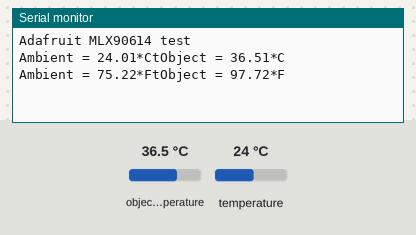
Bench run of a sketch on a simulated Arduino Uno, built with avr-gcc and run on an emulated ATmega328P. Shown: the last lines printed to the serial monitor. Inputs (shaded band) come from the test bench; at power-on: object temperature 36.5 °C, temperature 24 °C.

Above: at 1.2 s.
1.3 s: object temperature set to 20 °C
At 2.7 s:
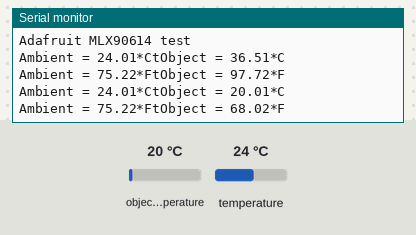
3.6 s: temperature set to 12 °C
At 4.6 s:
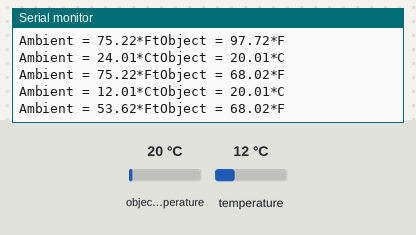
5.9 s: object temperature set to 26 °C
At 6.4 s:
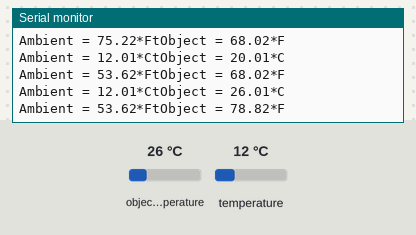
Timing chart, 0 to 8.9 s (numbered marks = the images above; inputs shaded):
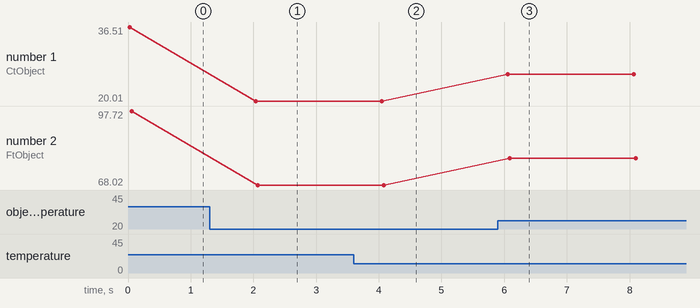

The sketch:

cambiennhietdo.ino
```cpp
 #include <Wire.h>
 #include <Adafruit_MLX90614.h>
 Adafruit_MLX90614 mlx = Adafruit_MLX90614();
 void setup() {
  Serial.begin(9600);
  Serial.println("Adafruit MLX90614 test");
  mlx.begin();
  }
  void loop() {
    Serial.print("Ambient = "); Serial.print(mlx.readAmbientTempC());
    Serial.print("*CtObject = "); Serial.print(mlx.readObjectTempC()); Serial.println("*C");
    Serial.print("Ambient = ");  Serial.print(mlx.readAmbientTempF());
    Serial.print("*FtObject = ");   Serial.print(mlx.readObjectTempF()); Serial.println("*F");

    Serial.println();
    delay(2000);
}
```

Measured:
- after the input at 1.3 s, the serial monitor: prints a new line after 0.73 s (image 1)
- after the input at 3.6 s, the serial monitor: prints a new line after 0.44 s (image 2)
- after the input at 5.9 s, the serial monitor: prints a new line after 0.15 s (image 3)
- plotted number 1: 36.51 → 20.01 after the input at 1.3 s, 20.01 → 26.01 after the input at 5.9 s
- plotted number 2: 97.72 → 68.02 after the input at 1.3 s, 68.02 → 78.82 after the input at 5.9 s
